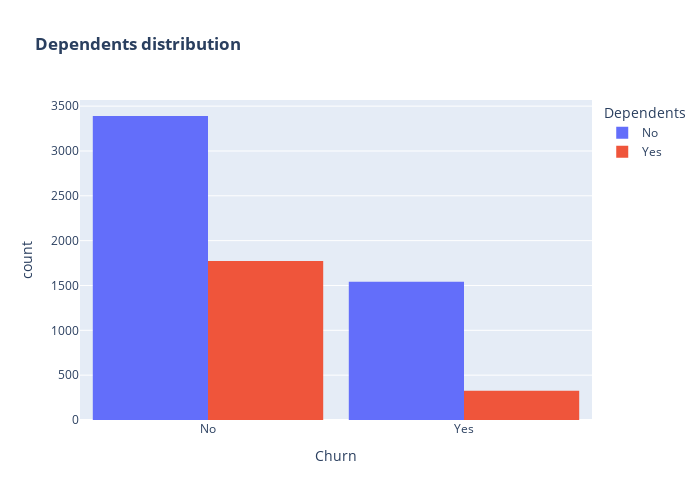

Here is the notebook cell this chart was saved with:
### Code cell
fig = px.histogram(data, x="Churn", color="Dependents", barmode="group", title="<b>Dependents distribution</b>")
fig.update_layout(width=700, height=500, bargap=0.1)
fig.show()

### Figure 1 — Plotly figure (JSON) as saved in the notebook; plotly's stock layout.template omitted (floating-point values rounded to 4 significant figures; data arrays with more than 128 entries replaced by an {"elided": "..."} marker saying what was removed)
{"data": [{"alignmentgroup": "True", "bingroup": "x", "hovertemplate": "Dependents=No<br>Churn=%{x}<br>count=%{y}<extra></extra>", "legendgroup": "No", "marker": {"color": "#636efa", "pattern": {"shape": ""}}, "name": "No", "offsetgroup": "No", "orientation": "v", "showlegend": true, "type": "histogram", "x": {"elided": "4933 str values"}, "xaxis": "x", "yaxis": "y"}, {"alignmentgroup": "True", "bingroup": "x", "hovertemplate": "Dependents=Yes<br>Churn=%{x}<br>count=%{y}<extra></extra>", "legendgroup": "Yes", "marker": {"color": "#EF553B", "pattern": {"shape": ""}}, "name": "Yes", "offsetgroup": "Yes", "orientation": "v", "showlegend": true, "type": "histogram", "x": {"elided": "2099 str values"}, "xaxis": "x", "yaxis": "y"}], "layout": {"bargap": 0.1, "barmode": "group", "height": 500, "legend": {"title": {"text": "Dependents"}, "tracegroupgap": 0}, "title": {"text": "<b>Dependents distribution</b>"}, "width": 700, "xaxis": {"anchor": "y", "domain": [0, 1], "title": {"text": "Churn"}}, "yaxis": {"anchor": "x", "domain": [0, 1], "title": {"text": "count"}}}}
